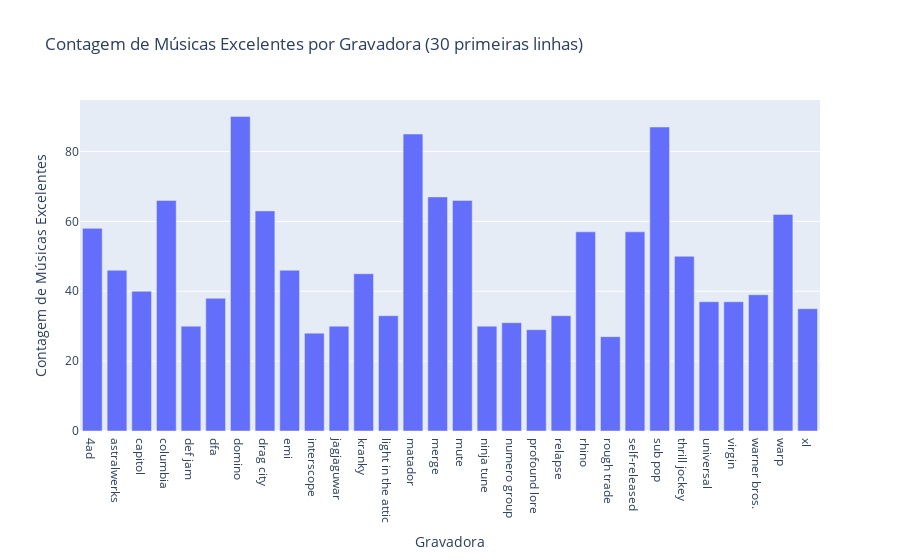

Write notebook code for a chart like this one.
### Code cell
#grafico mostrando as gravadoras com maior numero de musicas excelentes
primeiras_30_linhas = dados_somados.head(30)

contagem_musicas_do_ano = primeiras_30_linhas.groupby('label')['good_music'].sum().reset_index()

figura = px.bar(contagem_musicas_do_ano, x='label', y='good_music', 
             title='Contagem de Músicas Excelentes por Gravadora (30 primeiras linhas)')
figura.update_xaxes(title='Gravadora')
figura.update_yaxes(title='Contagem de Músicas Excelentes')

### Figure 1 — Plotly figure (JSON) as saved in the notebook; plotly's stock layout.template omitted (floating-point values rounded to 4 significant figures)
{"data": [{"alignmentgroup": "True", "hovertemplate": "label=%{x}<br>good_music=%{y}<extra></extra>", "legendgroup": "", "marker": {"color": "#636efa", "pattern": {"shape": ""}}, "name": "", "offsetgroup": "", "orientation": "v", "showlegend": false, "textposition": "auto", "type": "bar", "x": ["4ad", "astralwerks", "capitol", "columbia", "def jam", "dfa", "domino", "drag city", "emi", "interscope", "jagjaguwar", "kranky", "light in the attic", "matador", "merge", "mute", "ninja tune", "numero group", "profound lore", "relapse", "rhino", "rough trade", "self-released", "sub pop", "thrill jockey", "universal", "virgin", "warner bros.", "warp", "xl"], "xaxis": "x", "y": [58, 46, 40, 66, 30, 38, 90, 63, 46, 28, 30, 45, 33, 85, 67, 66, 30, 31, 29, 33, 57, 27, 57, 87, 50, 37, 37, 39, 62, 35], "yaxis": "y"}], "layout": {"barmode": "relative", "legend": {"tracegroupgap": 0}, "title": {"text": "Contagem de Músicas Excelentes por Gravadora (30 primeiras linhas)"}, "xaxis": {"anchor": "y", "domain": [0, 1], "title": {"text": "Gravadora"}}, "yaxis": {"anchor": "x", "domain": [0, 1], "title": {"text": "Contagem de Músicas Excelentes"}}}}
